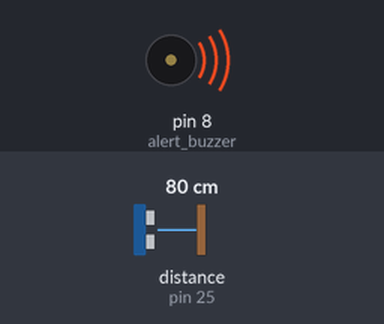
The sketch below on a simulated Arduino Uno, built with avr-gcc and run on an emulated ATmega328P. Shown: buzzer (waves = sounding, pin HIGH). The inputs (shaded band) are chosen by the test bench; at power-on: distance to the obstacle (sensor on pin 25) 80 cm. The echo pulse lasts 58.3 µs per cm; storage starts empty; what the sketch prints to the serial monitor is not drawn.

Above: at 0.12 s.
Timing chart, 0 to 3.0 s (numbered marks = the images above):
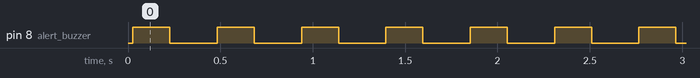

Measured:
- by itself, pin 8 (alert_buzzer): alternates HIGH for 0.20 s and LOW for 0.26 s

The sketch:

auto_car.ino
```cpp
#include <SPI.h>
#include <SD.h>
#include <Ultrasonic.h>
#include <Servo.h>

// SD CARD FOR DATA LOG
const int chipSelect = 4;

// Servo to steer the car
Servo car_servo;

// Control Ints
int servo_pin;
// End steering servo


// Sonar pins declaration
// Front Sensor
const int front_trig = 23;
const int front_echo = 25;

/*
// Blind left
 const int bl_trig = 24;
 const int bl_echo = 25;

// Blind right
const int br_trig = 26;
const int br_echo = 27;

// Rear sensor
const int back_trig = 28;
const int back_echo = 29;
*/
// Init Sensor Objects
Ultrasonic front(front_trig,front_echo);
//Ultrasonic blind_left(bl_trig,bl_echo);
//Ultrasonic blind_right(br_trig,br_echo);
//Ultrasonic back(back_trig,back_echo);

// Sonar Values (needed for distance calcs)
float cmdistance,indistance;
long microsec;
int SAFE_DISTANCE = 18;
// End sonar sensor setup


// Alerts buzzers set up
const int alert_buzzer = 8;

// Setup section
void setup() {
  // Set alert buzzer
  pinMode (alert_buzzer, OUTPUT);
  Serial.begin(9600);

  // see if the card is present and can be initialized:
  if (!SD.begin(chipSelect)) {
    Serial.println("Card failed, or not present");
    // don't do anything more:
    return;
  }
  Serial.println("card initialized.");
}

// Main program loop
void loop() {
  // put your main code here, to run repeatedly:
  Serial.println("Ready to test");
  sensor_read(front);
  delay(250);
}

// Read from distance sensor
float sensor_read(Ultrasonic sensor) {
  microsec = sensor.timing();
  cmdistance = sensor.CalcDistance(microsec,Ultrasonic::CM);//this result unit is centimeter
  indistance = sensor.CalcDistance(microsec,Ultrasonic::IN);//this result unit is inches

  Serial.print("cm: ");
  Serial.println(cmdistance);
  Serial.print("inches: ");
  Serial.println(indistance);


  // Testing for inches
  if(indistance < SAFE_DISTANCE) {
    Serial.println("Too close!"); // DEBUG
    buzzer_alert();
  }
  return(indistance);
}

// Signal buzzer
void buzzer_alert(void) {
  digitalWrite(alert_buzzer, HIGH);
  delay(200);
  digitalWrite(alert_buzzer, LOW);
}
```
